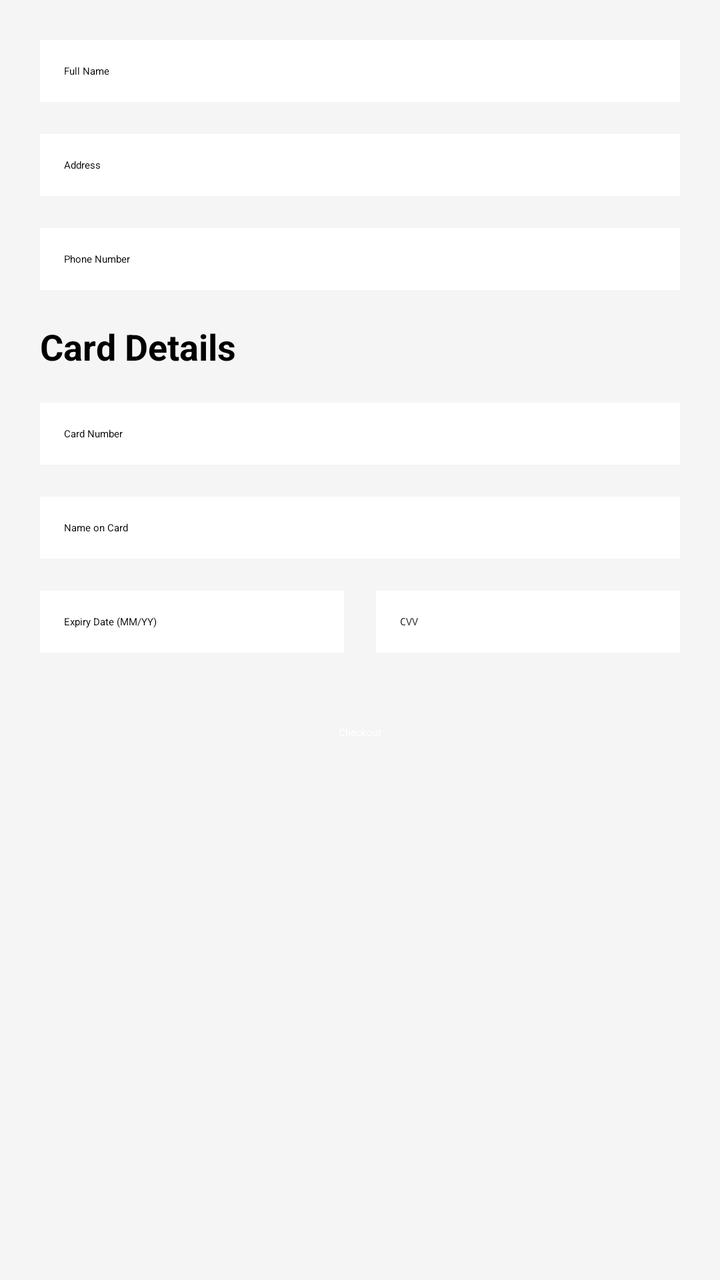
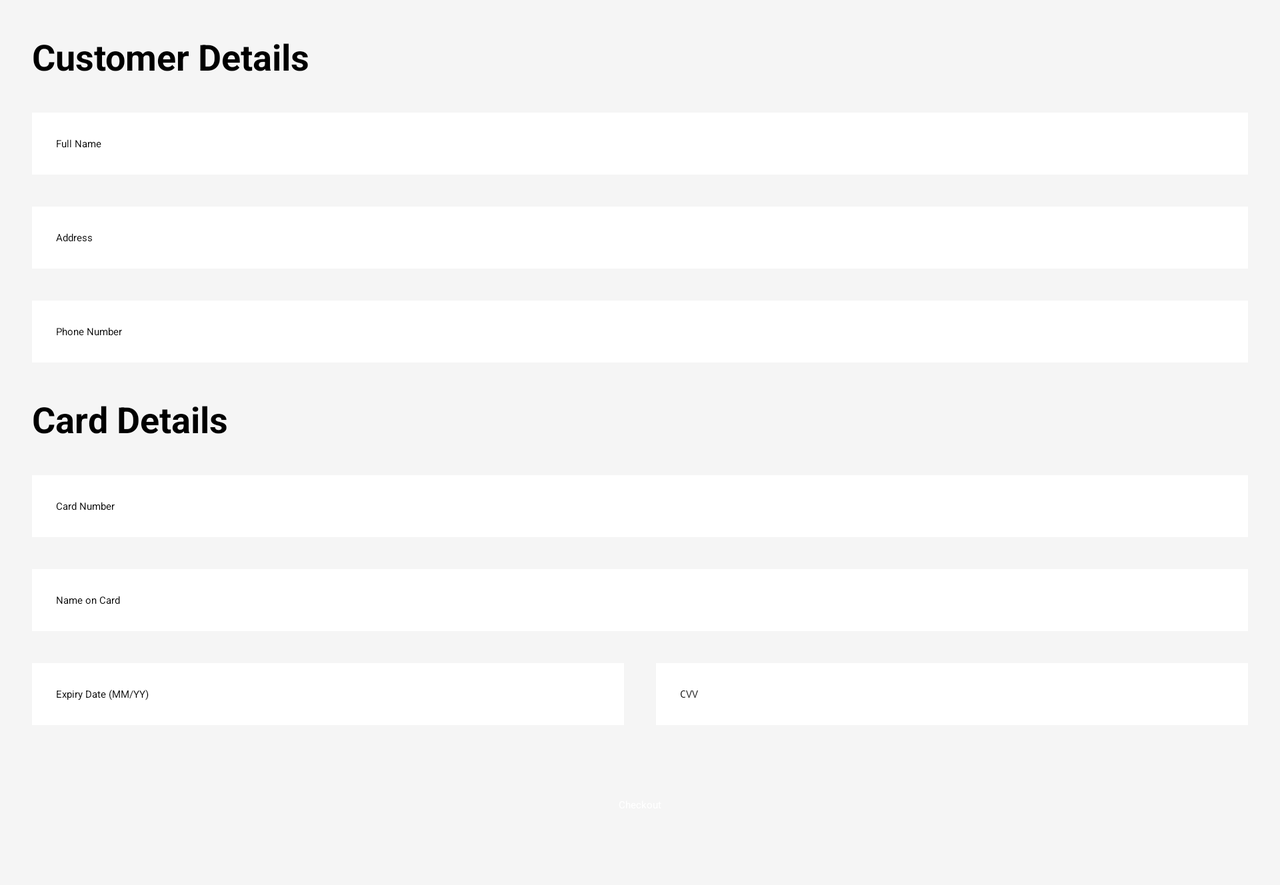

Two renders of one Android screen. The first uses the default layout on a phone; the second uses the alternative layout the repository ships for a different screen configuration, on a matching device. The two XML files are below.
<!-- AndroidManifest.xml: application theme Theme.ElectronicStore -->
<!-- res/layout/activity_checkout.xml -->
<?xml version="1.0" encoding="utf-8"?>
<LinearLayout xmlns:android="http://schemas.android.com/apk/res/android"
    xmlns:tools="http://schemas.android.com/tools"
    android:layout_width="match_parent"
    android:layout_height="match_parent"
    android:orientation="vertical"
    android:background="@color/backgroundColor"
    tools:context=".views.CheckoutActivity">

    <com.google.android.material.appbar.MaterialToolbar
        android:id="@+id/toolbar"
        android:layout_width="match_parent"
        android:layout_height="?attr/actionBarSize"
        android:background="@color/primaryColor"
        android:theme="@style/ThemeOverlay.MaterialComponents.Dark.ActionBar"
        android:elevation="4dp"
        tools:ignore="ContentDescription"/>

    <LinearLayout
        android:layout_width="match_parent"
        android:layout_height="wrap_content"
        android:layout_margin="20dp"
        android:orientation="vertical">




    <EditText
        android:id="@+id/userNameEditText"
        android:layout_width="match_parent"
        android:layout_height="wrap_content"
        android:hint="Full Name"
        android:inputType="text"
        android:layout_marginBottom="16dp"
        android:padding="12dp"
        android:background="@android:color/white"/>

    <EditText
        android:id="@+id/userAddressEditText"
        android:layout_width="match_parent"
        android:layout_height="wrap_content"
        android:hint="Address"
        android:inputType="text"
        android:layout_marginBottom="16dp"
        android:padding="12dp"
        android:background="@android:color/white"/>

    <EditText
        android:id="@+id/userPhoneEditText"
        android:layout_width="match_parent"
        android:layout_height="wrap_content"
        android:hint="Phone Number"
        android:inputType="phone"
        android:layout_marginBottom="16dp"
        android:padding="12dp"
        android:background="@android:color/white"/>

    
    <TextView
        android:layout_width="match_parent"
        android:layout_height="wrap_content"
        android:text="Card Details"
        android:textSize="18sp"
        android:textStyle="bold"
        android:layout_marginBottom="16dp"
        android:layout_gravity="center"/>

    <EditText
        android:id="@+id/cardNumberEditText"
        android:layout_width="match_parent"
        android:layout_height="wrap_content"
        android:hint="Card Number"
        android:inputType="number"
        android:layout_marginBottom="16dp"
        android:padding="12dp"
        android:background="@android:color/white"
        android:drawableEnd="@drawable/card"/>


    <EditText
        android:id="@+id/cardNameEditText"
        android:layout_width="match_parent"
        android:layout_height="wrap_content"
        android:hint="Name on Card"
        android:inputType="text"
        android:layout_marginBottom="16dp"
        android:padding="12dp"
        android:background="@android:color/white"/>

    <LinearLayout
        android:layout_width="match_parent"
        android:layout_height="wrap_content"
        android:orientation="horizontal"
        android:layout_marginBottom="16dp">

        <EditText
            android:id="@+id/expiryDateEditText"
            android:layout_width="0dp"
            android:layout_height="wrap_content"
            android:hint="Expiry Date (MM/YY)"
            android:inputType="text"
            android:layout_weight="1"
            android:padding="12dp"
            android:background="@android:color/white"/>

        <EditText
            android:id="@+id/cvvEditText"
            android:layout_width="0dp"
            android:layout_height="wrap_content"
            android:hint="CVV"
            android:inputType="numberPassword"
            android:layout_weight="1"
            android:padding="12dp"
            android:background="@android:color/white"
            android:layout_marginStart="16dp"/>
    </LinearLayout>

    <Button
        android:id="@+id/checkoutButton"
        style="@style/ButtonStyle"
        android:layout_width="match_parent"
        android:layout_height="wrap_content"
        android:text="Checkout"
        android:backgroundTint="@color/primaryColor"
        android:textColor="@android:color/white"/>
    </LinearLayout>
</LinearLayout>
<!-- resources referenced by this layout -->
<resources>
  <color name="backgroundColor">#F5F5F5</color>
  <color name="primaryColor">#212121</color>
  <style name="ButtonStyle" parent="Widget.MaterialComponents.Button">
          <item name="cornerRadius">8dp</item>
          <item name="android:textColor">@color/textColorPrimary</item>
      </style>
  <!-- from res/values-v23/ -->
  <style name="Theme.ElectronicStore" parent="Base.Theme.ElectronicStore">
          
          <item name="android:navigationBarColor">@android:color/transparent</item>
          <item name="android:statusBarColor">@android:color/transparent</item>
          <item name="android:windowLightStatusBar">?attr/isLightTheme</item>
      </style>
  <color name="textColorPrimary">#FFFFFF</color>
</resources>
<!-- res/layout-land/activity_checkout.xml (the repository's variant of the layout above) -->
<!-- drawn on the phone turned sideways -->
<?xml version="1.0" encoding="utf-8"?>
<ScrollView
    xmlns:android="http://schemas.android.com/apk/res/android"
    xmlns:tools="http://schemas.android.com/tools"
    android:layout_width="match_parent"
    android:layout_height="match_parent"
    android:background="@color/backgroundColor"
    tools:context=".views.CheckoutActivity">

    <LinearLayout
        android:layout_width="match_parent"
        android:layout_height="wrap_content"
        android:orientation="vertical">

        <com.google.android.material.appbar.MaterialToolbar
            android:id="@+id/toolbar"
            android:layout_width="match_parent"
            android:layout_height="?attr/actionBarSize"
            android:background="@color/primaryColor"
            android:theme="@style/ThemeOverlay.MaterialComponents.Dark.ActionBar"
            android:elevation="4dp"
            tools:ignore="ContentDescription" />
    <LinearLayout
        android:layout_width="match_parent"
        android:layout_height="wrap_content"
        android:orientation="vertical"
        android:padding="16dp">
        <TextView
            android:layout_width="match_parent"
            android:layout_height="wrap_content"
            android:text="Customer Details"
            android:textSize="18sp"
            android:textStyle="bold"
            android:layout_marginBottom="16dp"
            android:layout_gravity="center" />

        <EditText
            android:id="@+id/userNameEditText"
            android:layout_width="match_parent"
            android:layout_height="wrap_content"
            android:hint="Full Name"
            android:inputType="text"
            android:layout_marginBottom="16dp"
            android:padding="12dp"
            android:background="@android:color/white" />

        <EditText
            android:id="@+id/userAddressEditText"
            android:layout_width="match_parent"
            android:layout_height="wrap_content"
            android:hint="Address"
            android:inputType="text"
            android:layout_marginBottom="16dp"
            android:padding="12dp"
            android:background="@android:color/white" />

        <EditText
            android:id="@+id/userPhoneEditText"
            android:layout_width="match_parent"
            android:layout_height="wrap_content"
            android:hint="Phone Number"
            android:inputType="phone"
            android:layout_marginBottom="16dp"
            android:padding="12dp"
            android:background="@android:color/white" />

        <TextView
            android:layout_width="match_parent"
            android:layout_height="wrap_content"
            android:text="Card Details"
            android:textSize="18sp"
            android:textStyle="bold"
            android:layout_marginBottom="16dp"
            android:layout_gravity="center" />

        <EditText
            android:id="@+id/cardNumberEditText"
            android:layout_width="match_parent"
            android:layout_height="wrap_content"
            android:hint="Card Number"
            android:inputType="number"
            android:layout_marginBottom="16dp"
            android:padding="12dp"
            android:background="@android:color/white"
            android:drawableEnd="@drawable/card" />

        <EditText
            android:id="@+id/cardNameEditText"
            android:layout_width="match_parent"
            android:layout_height="wrap_content"
            android:hint="Name on Card"
            android:inputType="text"
            android:layout_marginBottom="16dp"
            android:padding="12dp"
            android:background="@android:color/white" />

        <LinearLayout
            android:layout_width="match_parent"
            android:layout_height="wrap_content"
            android:orientation="horizontal"
            android:layout_marginBottom="16dp">

            <EditText
                android:id="@+id/expiryDateEditText"
                android:layout_width="0dp"
                android:layout_height="wrap_content"
                android:hint="Expiry Date (MM/YY)"
                android:inputType="text"
                android:layout_weight="1"
                android:padding="12dp"
                android:background="@android:color/white" />

            <EditText
                android:id="@+id/cvvEditText"
                android:layout_width="0dp"
                android:layout_height="wrap_content"
                android:hint="CVV"
                android:inputType="numberPassword"
                android:layout_weight="1"
                android:padding="12dp"
                android:background="@android:color/white"
                android:layout_marginStart="16dp" />
        </LinearLayout>

        <Button
            android:id="@+id/checkoutButton"
            style="@style/ButtonStyle"
            android:layout_width="match_parent"
            android:layout_height="wrap_content"
            android:text="Checkout"
            android:backgroundTint="@color/primaryColor"
            android:textColor="@android:color/white" />

    </LinearLayout>
    </LinearLayout>
</ScrollView>
